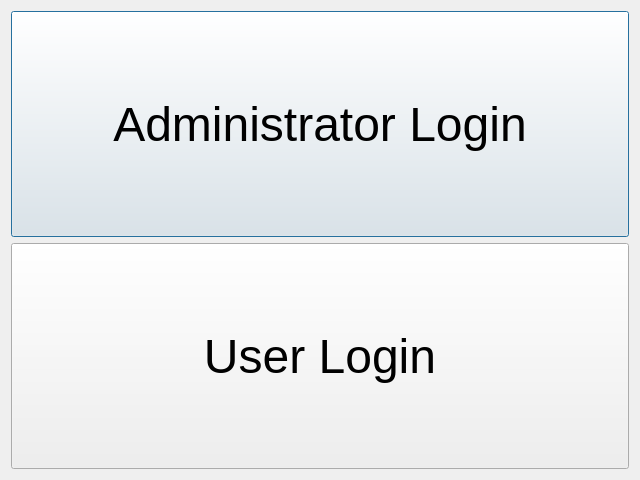
<?xml version="1.0" encoding="UTF-8"?>
<ui version="4.0">
 <class>EntryDialog</class>
 <widget class="QDialog" name="EntryDialog">
  <property name="geometry">
   <rect>
    <x>0</x>
    <y>0</y>
    <width>640</width>
    <height>480</height>
   </rect>
  </property>
  <property name="windowTitle">
   <string>Dialog</string>
  </property>
  <layout class="QVBoxLayout" name="verticalLayout">
   <item>
    <widget class="QPushButton" name="adminPushButton">
     <property name="sizePolicy">
      <sizepolicy hsizetype="Minimum" vsizetype="Preferred">
       <horstretch>0</horstretch>
       <verstretch>0</verstretch>
      </sizepolicy>
     </property>
     <property name="font">
      <font>
       <pointsize>36</pointsize>
      </font>
     </property>
     <property name="text">
      <string>Administrator Login</string>
     </property>
    </widget>
   </item>
   <item>
    <widget class="QPushButton" name="userPushButton">
     <property name="sizePolicy">
      <sizepolicy hsizetype="Minimum" vsizetype="Preferred">
       <horstretch>0</horstretch>
       <verstretch>0</verstretch>
      </sizepolicy>
     </property>
     <property name="font">
      <font>
       <pointsize>36</pointsize>
      </font>
     </property>
     <property name="text">
      <string>User Login</string>
     </property>
    </widget>
   </item>
  </layout>
 </widget>
 <resources/>
 <connections/>
</ui>
